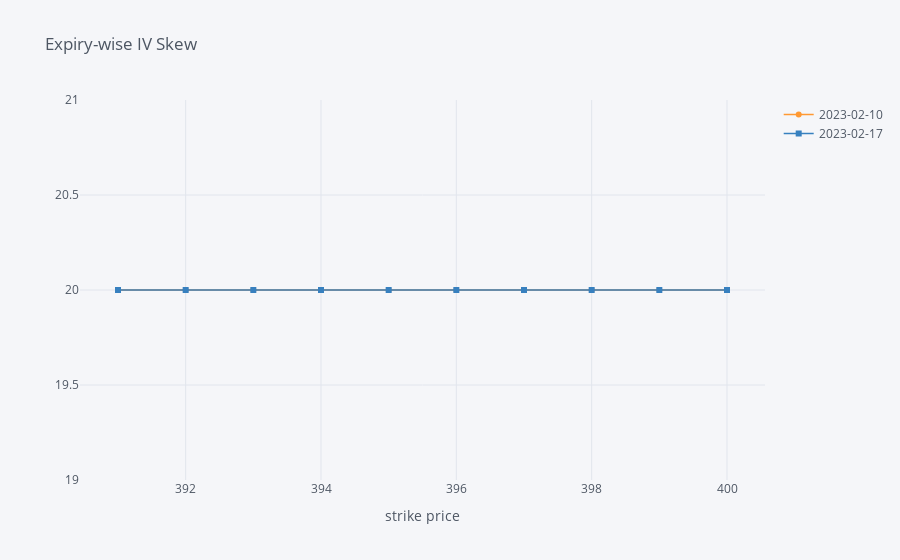

Source (notebook cell):
### Code cell
call_vols[:400].iplot(mode='lines+markers', symbol=['circle-dot', 'square'], size=6, 
                 title='Expiry-wise IV Skew', xTitle='strike price')

### Figure 1 — Plotly figure (JSON) as saved in the notebook; plotly's stock layout.template omitted (floating-point values rounded to 4 significant figures)
{"data": [{"line": {"color": "rgba(255, 153, 51, 1.0)", "dash": "solid", "shape": "linear", "width": 1.3}, "marker": {"size": 6, "symbol": "circle-dot"}, "mode": "lines+markers", "name": "2023-02-10", "text": "", "type": "scatter", "x": [391, 392, 393, 394, 395, 396, 397, 398, 399, 400], "y": [20, 20, 20, 20, 20, 20, 20, 20, 20, 20]}, {"line": {"color": "rgba(55, 128, 191, 1.0)", "dash": "solid", "shape": "linear", "width": 1.3}, "marker": {"size": 6, "symbol": "square"}, "mode": "lines+markers", "name": "2023-02-17", "text": "", "type": "scatter", "x": [391, 392, 393, 394, 395, 396, 397, 398, 399, 400], "y": [20, 20, 20, 20, 20, 20, 20, 20, 20, 20]}], "layout": {"legend": {"bgcolor": "#F5F6F9", "font": {"color": "#4D5663"}}, "paper_bgcolor": "#F5F6F9", "plot_bgcolor": "#F5F6F9", "title": {"font": {"color": "#4D5663"}, "text": "Expiry-wise IV Skew"}, "xaxis": {"gridcolor": "#E1E5ED", "showgrid": true, "tickfont": {"color": "#4D5663"}, "title": {"font": {"color": "#4D5663"}, "text": "strike price"}, "zerolinecolor": "#E1E5ED"}, "yaxis": {"gridcolor": "#E1E5ED", "showgrid": true, "tickfont": {"color": "#4D5663"}, "title": {"font": {"color": "#4D5663"}, "text": ""}, "zerolinecolor": "#E1E5ED"}}}
